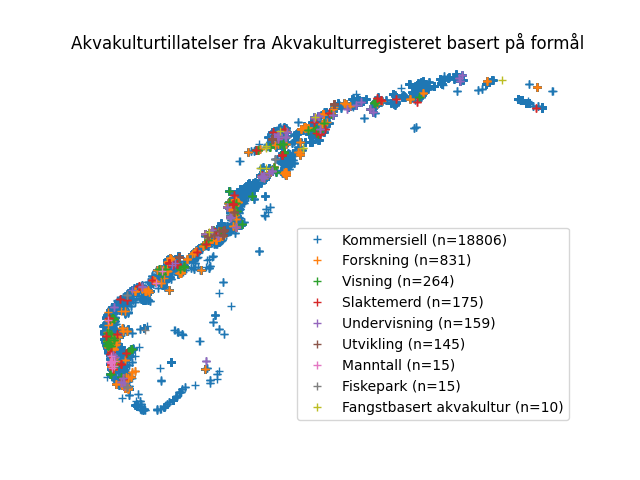

Write the Python code that produced this figure.
import csv

lats = {}
lons = {}

# Viser forskjellige tillatelser basert på formål

with open('Akvakulturregisteret.csv', newline='', encoding='iso-8859-1') as csvfile:
    akvareader = csv.reader(csvfile, delimiter=';')
    for row in akvareader:
        try:
            lat = float(row[-2])  # latitude is second last
            lon = float(row[-1])  # longitude is last
        except ValueError:
            continue

        lats.setdefault(row[10], [])
        lons.setdefault(row[10], [])

        lats[row[10]].append(lat)
        lons[row[10]].append(lon)

try:
    import matplotlib.pyplot as plt

    for formaal, notused in sorted(lats.items(), key=lambda x: len(x[1]), reverse=True): # sorter etter størrelse
        plt.plot(lons[formaal], lats[formaal], "+", label=f"{formaal} (n={len(lons[formaal])})")

    plt.legend(loc="lower right")

    plt.title("Akvakulturtillatelser fra Akvakulturregisteret basert på formål")

    plt.axis("off") # lite grunn til å ha aksane

    plt.savefig("uke_12_oppg_6d.png")

    plt.show()
except (ImportError, ModuleNotFoundError) as e:
    print(f'Import of matplotlib failed: {e}')
    print(f'We have {len(lats)} categories loaded')
